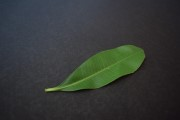
#> input picture Project data/train/train/Alstonia Scholaris/0003_0031.JPG, 180 x 120 px, found by its file name; its folder holds only this picture in this run
$ jupyter execute --allow-errors 'Machine Learning Project Work.ipynb'
#> lines starting #> are read from the running program, lines starting #| are printed output that depends on the picture
[cell 1]
#
#imports
#

from PIL import Image
import numpy as np
import os
import matplotlib.pyplot as plt
from sklearn.linear_model import LogisticRegression
from sklearn.neighbors import KNeighborsClassifier
from sklearn import tree
from sklearn import ensemble
import sklearn

[cell 2]
#
#defining useful functions
#

def greyscale_from_array(im, brightening_factor=1):
    #stack the three channels side by side
    rgb = np.hstack((im[::,::,0:1:],im[::,::,1:2:],im[::,::,2:3:]))

    #change each list of one integer to just that integer
    rgb_fixed = np.zeros((rgb.shape[0], rgb.shape[1]))
    for i in range(rgb.shape[0]):
        for j in range(rgb.shape[1]):
            rgb_fixed[i][j] = rgb[i][j][0]*brightening_factor

    #return the greyscale image
    return rgb_fixed

def load_images_to_dict(key="stack", folder="train", height=24, width=36):
    #for switching between "train", "test", and "valid" folders
#> called with key = 'stack', folder = 'train', height = 24, width = 36
    path = (folder + "/" + folder)

    #makes a dictionary mapping species to all the files in that folder
    directories = {}
    for species_file in os.listdir(path):
        directories[species_file] = os.listdir(path  + "/" + species_file)
#> pass 2 of the loop in load_images_to_dict, `for species_file in os.listdir(path):`:

    #makes a dictionary mapping species to arrays for each image in that folder
    images = {}
    for directory in directories.keys():
        images[directory] = []
        for file in os.listdir(path + "/" + directory):
            if key == "stack":
                array = np.array(Image.open(path + "/" + directory + "/" + file).resize((height,width)))
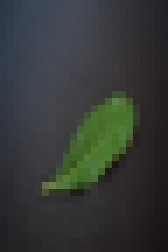
#> array: shape (36, 24, 3) (shown 7 times larger); mean R, G, B 53, 57, 54.4
                images[directory].append(np.hstack((array[::,::,0],array[::,::,1],array[::,::,2])))
            elif key == "b/g":
                array = np.array(Image.open(path + "/" + directory + "/" + file).resize((height,width)))
                images[directory].append(np.hstack((array[::,::,1],array[::,::,2])))
            else:
                images[directory].append(np.array(Image.open(path + "/" + directory + "/" + file).resize((height,width)))[::,::,key])
#> pass 2 of the loop in load_images_to_dict, `for directory in directories.keys():`:
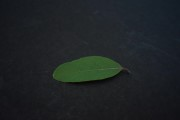
#> input picture Project data/train/train/Arjun/0002_0020.JPG, 180 x 120 px, found by its file name
#> in load_images_to_dict, `array = np.array(Image.open(path + "/" + directory + "/" + file).resiz..`:
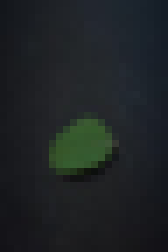
#> array: shape (36, 24, 3) (shown 7 times larger); mean R, G, B 30.2, 34.8, 36.6

    #return that dictionary
    return images

def build_X_y_from_dict(image_dict):
    X = []
    y = []

    i=0
    for key, value in image_dict.items():
        for image in value:
            X.append(image)
            y.append(i)
        i += 1

    y = np.array(y)
    X = np.array(X)
    X = np.reshape(X, (X.shape[0], X.shape[1]*X.shape[2]))

    return X, y

[cell 3]
#
#Load the data into numpy arrays
#

train_images = load_images_to_dict(key="stack")
X_train, y_train = build_X_y_from_dict(train_images)
#> (the rest of this cell did not finish here and is left out)
